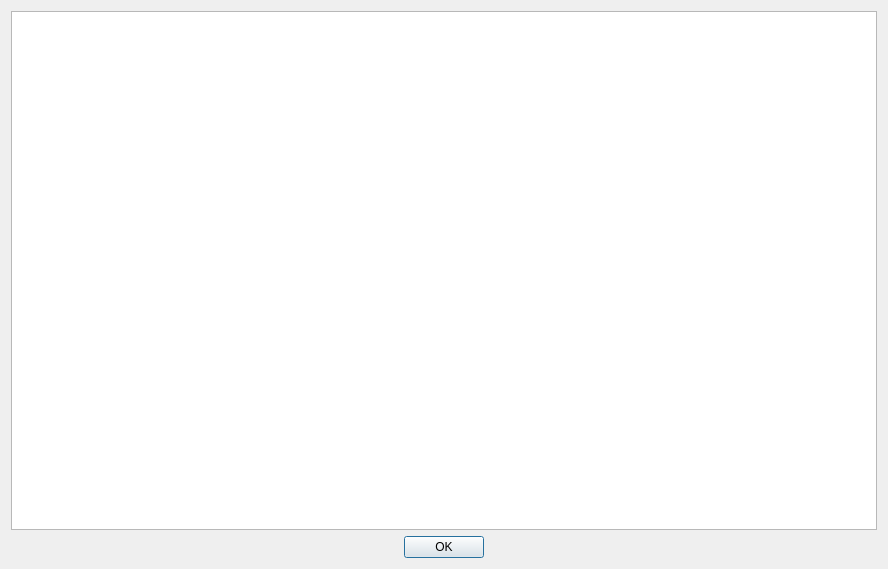
<?xml version="1.0" encoding="UTF-8"?>
<ui version="4.0">
 <class>DetailedDialog</class>
 <widget class="QDialog" name="DetailedDialog">
  <property name="geometry">
   <rect>
    <x>0</x>
    <y>0</y>
    <width>888</width>
    <height>569</height>
   </rect>
  </property>
  <property name="windowTitle">
   <string>Dialog</string>
  </property>
  <layout class="QGridLayout" name="gridLayout">
   <item row="0" column="0">
    <widget class="QTextBrowser" name="textBrowser"/>
   </item>
   <item row="1" column="0">
    <widget class="QDialogButtonBox" name="DialogOkButton">
     <property name="standardButtons">
      <set>QDialogButtonBox::Ok</set>
     </property>
     <property name="centerButtons">
      <bool>true</bool>
     </property>
    </widget>
   </item>
  </layout>
 </widget>
 <resources/>
 <connections/>
</ui>
